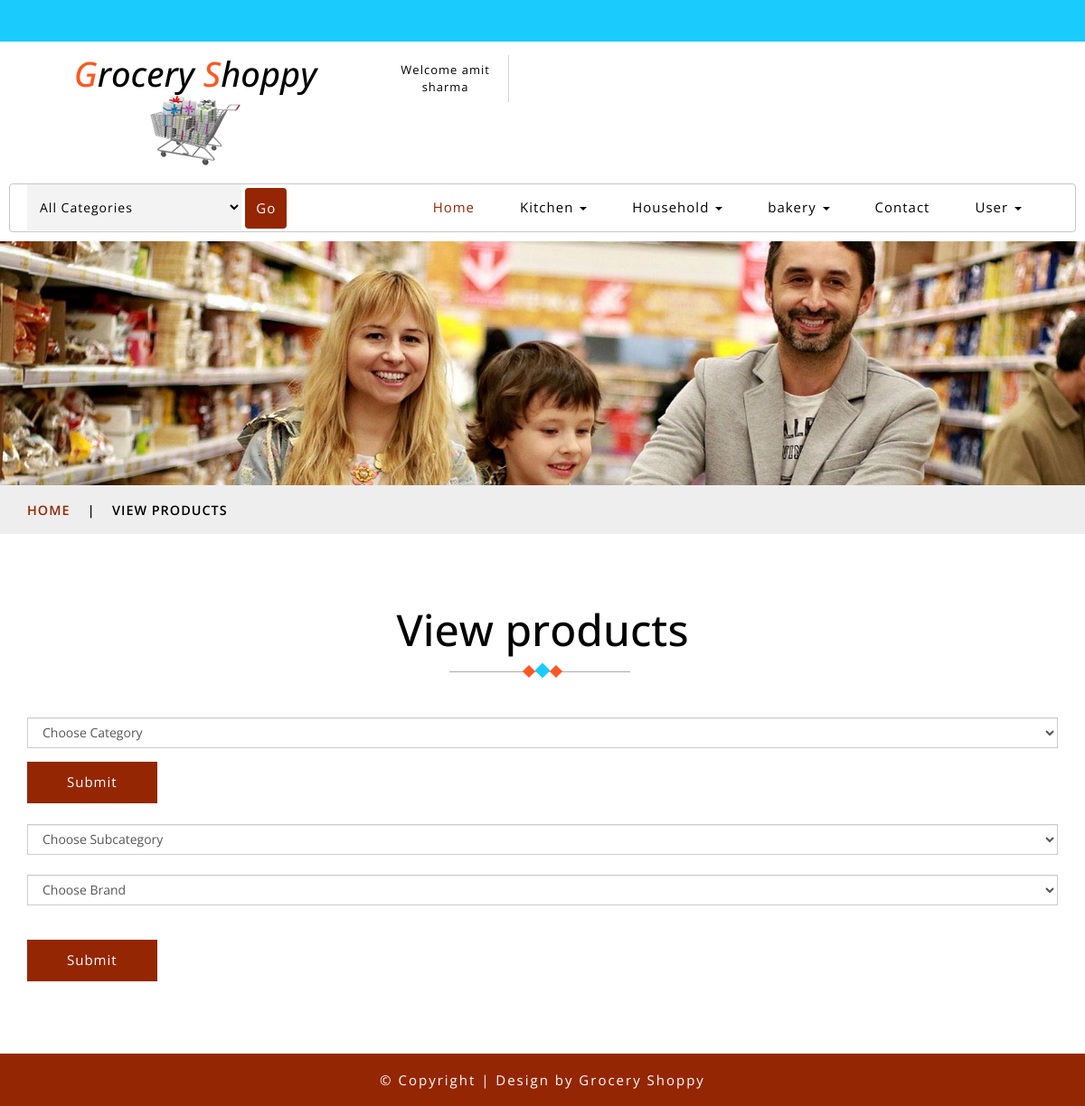
/viewprod.php (signed in), run on the app's committed database.
### tables this page shows
CREATE TABLE IF NOT EXISTS `addcat` (
  `catid` int(10) NOT NULL AUTO_INCREMENT,
  `catname` varchar(50) NOT NULL,
  `picname` varchar(300) NOT NULL,
  PRIMARY KEY (`catid`)
);

### viewprod.php (the view, shortened to what this page needs)
<!DOCTYPE html>
<html lang="zxx">
<head>
	<?php
		include_once("linkfiles.php");
	?>
</head>
<body>
	<?php
		include_once("header.php");
		include_once("navigation.php");
	?>
	<div class="page-head_agile_info_w3l">
	</div>
	<div class="services-breadcrumb">
		<div class="agile_inner_breadcrumb">
			<div class="container">
				<ul class="w3_short">
					<li>
						<a href="index.php">Home</a>
						<i>|</i>
					</li>
					<li>View products</li>
				</ul>
			</div>
		</div>
	</div>
	<div class="contact-w3l">
		<div class="container">
			<h3 class="tittle-w3l">View products
				<span class="heading-style">
					<i></i>
					<i></i>
					<i></i>
				</span>
			</h3>
			<div class="contact agileits">
				<div class="contact-agileinfo">
				<form method="post" enctype="multipart/form-data" name="form1">
				<select class="form-control" name="catid">
									<option>Choose Category</option>
								</select>
								<input type="submit" value="Submit" name="s2"><br><br>
								<select class="form-control" name="subcatid">
									<option>Choose Subcategory</option>
								</select><br>
								<select class="form-control" name="brandid">
									<option>Choose Brand</option>
								</select><br>
								<input type="submit" value="Submit" name="s1">
								</form>
				</div>
			</div>
		</div>
	</div>
	<?php
	include_once("footer.php");
	?>
</body>
</html>

### navigation.php (shortened to what this page needs)
<div class="ban-top">
	<div class="container">
		<div class="agileits-navi_search">
			<form action="showsubcat.php" method="post">
				<select id="agileinfo-nav_search" name="cat" required="">
				<option value="all">All Categories</option>
				</select>
				<input type="submit" name="s1" value="Go" class="btn btn-marron" />
			</form>
		</div>
		<div class="top_nav_left">
			<nav class="navbar navbar-default">
				<div class="container-fluid">
					<div class="collapse navbar-collapse menu--shylock" id="bs-example-navbar-collapse-1">
						<ul class="nav navbar-nav menu__list">
							<li class="active">
								<a class="nav-stylehead" href="index.php">Home
								</a>
							</li>
							<?php
							$conn=mysqli_connect(host,dbuser,dbpass,dbname)or die("error in connection".mysqli_connect_error());
				$q="select * from addcat limit 4";
				$res=mysqli_query($conn,$q) or die ("error in query".mysqli_error($conn));
				$count=mysqli_affected_rows($conn);
				if($count>0)
				{
					while($x=mysqli_fetch_array($res))
					{
						print'<li class="dropdown">
								<a href="#" class="dropdown-toggle nav-stylehead" data-toggle="dropdown" role="button" aria-haspopup="true" aria-expanded="false">'.$x["catname"].'
									<span class="caret"></span>
								</a>
								<ul class="dropdown-menu multi-column">
									<div class="agile_inner_drop_nav_info">
										<div class="col-sm-12 multi-gd-img">
											<ul class="multi-column-dropdown">';
						print'
											</ul>
										</div>
										<div class="clearfix"></div>
									</div>
								</ul>
							</li>';
					}
				}
							?>
							<li class="">
								<a class="nav-stylehead" href="contact.php">Contact</a>
							</li>
							<li class="dropdown">
								<a href="#" class="dropdown-toggle nav-stylehead" data-toggle="dropdown" role="button" aria-haspopup="true" aria-expanded="false">User
									<span class="caret"></span>
								</a>
							</li>
						</ul>
					</div>
				</div>
			</nav>
		</div>
	</div>
</div>

### data on the page
addcat: catname "Kitchen"
addcat: catname "Household"
addcat: catname "bakery"

### other printed values
$name "amit sharma"
